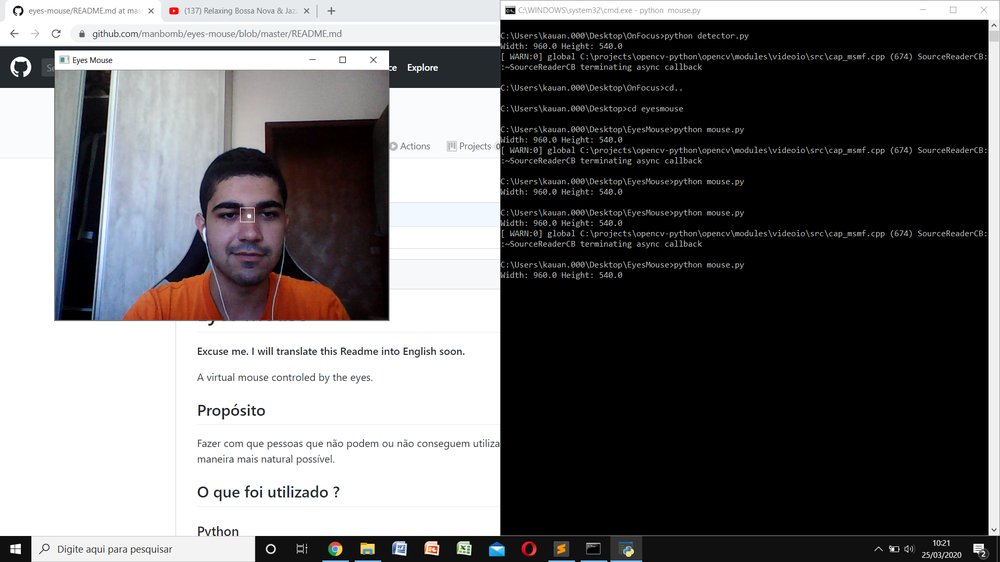
#> input picture prints.png, 1000 x 562 px, shrunk from 1920 x 1080 before the run, given in place of the camera
$ python mouse.py
#> lines starting #> are read from the running program, lines starting #| are printed output that depends on the picture; after the words box and inside, x2 and y2 are one past the last pixel; in counts of white or black regions, pixels touching at a corner belong together
import cv2
import numpy as np
import pyautogui as pa

captura = cv2.VideoCapture(0)

ct = 0
mmx = 0
mmy = 0

i_hist = np.zeros(3, dtype=int)

mx = np.zeros(6)
my = np.zeros(6)

s_width = pa.size().width
s_height = pa.size().height

print('Width: '+str(s_width/2)+' Height: '+str(s_height/2))
#> (this line was passed over: pyautogui is not available in this run)

pa.moveTo(s_width/2,s_height/2)
#> (this line was passed over: pyautogui is not available in this run)

def direct(image,i):
	nivel = i+1
	font                   = cv2.FONT_HERSHEY_SIMPLEX
	bottomLeftCornerOfText = (25,40*nivel)
	fontScale              = 1
	color             	   = (255,255,255)
	lineType               = 2

	if i == 0:
		#up
		cv2.putText(image, 'UP', bottomLeftCornerOfText, font, fontScale, color, lineType)
		pa.moveRel(0,-50)
	if i == 1:
		#down
		cv2.putText(image, 'DOWN', bottomLeftCornerOfText, font, fontScale, color, lineType)
		pa.moveRel(0,50)
	if i == 2:
		#left
		cv2.putText(image, 'RIGHT', bottomLeftCornerOfText, font, fontScale, color, lineType)
		pa.moveRel(50,0)
	if i == 3:
		#right
		cv2.putText(image, 'LEFT', bottomLeftCornerOfText, font, fontScale, color, lineType)
		pa.moveRel(-50,0)

	return image

while(True):
	ret, frame = captura.read()
#> frame is the input picture: shape (562, 1000, 3); mean B, G, R 106.8, 105.8, 106.8

	image = frame.copy()

	gray = cv2.cvtColor(image, cv2.COLOR_BGR2GRAY)
	gray = cv2.equalizeHist(gray)
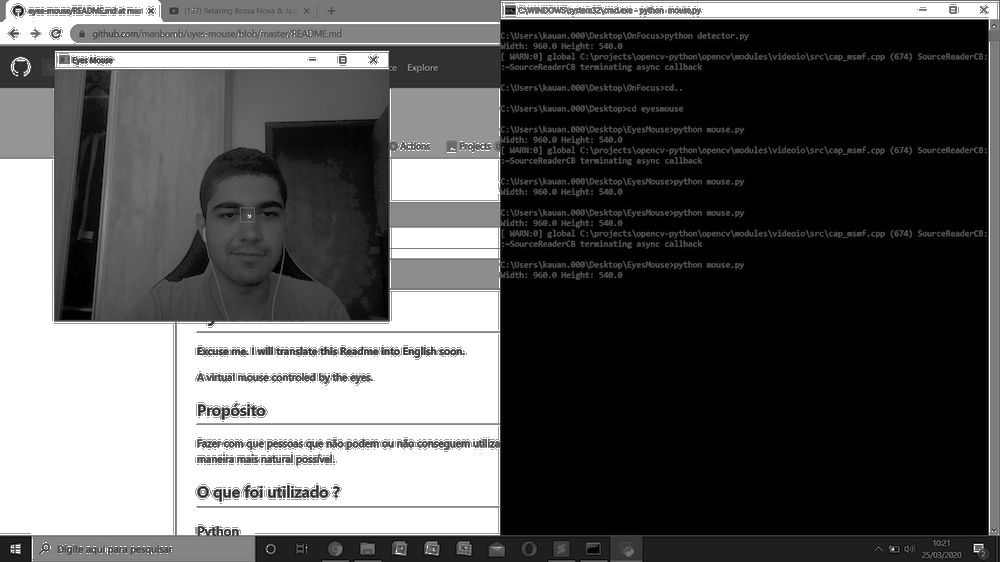
#> gray: shape (562, 1000); min 0, max 255, mean 88.8

	face_cascade = cv2.CascadeClassifier('haarcascade_frontalface_default.xml')
	faces  = face_cascade.detectMultiScale(gray, scaleFactor = 1.3, minNeighbors = 5)
#> faces = [[199, 175, 99, 99]]

	for (sx, sy, sw, sh) in faces:
		cv2.rectangle(gray, (sx, sy), ((sx + sw), (sy + sh)), (255, 255, 255), 2)

		'''
		roi = gray[sy:sy+sh,sx:sx+sw] # primeira abordagem
		roi = cv2.equalizeHist(roi)
		gray[sy:sy+sh,sx:sx+sw] = roi
		'''

		roi1 = gray[sy:sy+int(sh/2),sx:sx+int(sw/2)]
		roi2 = gray[sy:sy+int(sh/2),sx+int(sw/2):sx+sw]
		roi3 = gray[sy+int(sh/2):sy+sh,sx:sx+int(sw/2)]
		roi4 = gray[sy:sy+sh,sx+int(sw/2):sx+sw]

		roi1 = cv2.equalizeHist(roi1)
		roi2 = cv2.equalizeHist(roi2)
		roi3 = cv2.equalizeHist(roi3)
		roi4 = cv2.equalizeHist(roi4)

		gray[sy:sy+int(sh/2),sx:sx+int(sw/2)] = roi1
		gray[sy:sy+int(sh/2),sx+int(sw/2):sx+sw] = roi2
		gray[sy+int(sh/2):sy+sh,sx:sx+int(sw/2)] = roi3
		gray[sy:sy+sh,sx+int(sw/2):sx+sw] = roi4

		roi = gray[sy:sy+sh,sx:sx+sw]

		eye_cascade = cv2.CascadeClassifier('haarcascade_eye.xml')
		eyes  = eye_cascade.detectMultiScale(roi, scaleFactor = 1.1, minNeighbors = 7)

		eyes_ord = np.zeros((len(eyes),5), dtype=int)

		for i in range(len(eyes)):
			eyes_ord[i] = [int((eyes[i][0]**2)+(eyes[i][1]**2)),int(eyes[i][0]),int(eyes[i][1]),int(eyes[i][2]),int(eyes[i][3])]

		eyes_ord = eyes_ord[np.argsort(eyes_ord[:, 0])]

		if len(eyes_ord) >= 2:
			lim = 2
		else:
			lim = len(eyes_ord)

		eyes_ord = eyes_ord[0:lim,1:5]

		# [4 lines of commented-out code are left out]

		middle_point = np.zeros((lim,2), dtype=int)
		i = 0

		for (sxe, sye, swe, she) in eyes_ord:

			for ind in range(1,6):
				mx[ind] = mx[ind-1]
				my[ind] = my[ind-1]

			mx[0] = int(sxe+(swe/2)+sx)
			my[0] = int(sye+(she/2)+sy)

			if int(np.mean(mx)) > mmx+(sw*0.07) and ct>30:
				direct(image,3)
			if int(np.mean(my)) > mmy+(sh*0.07) and ct>30:
				direct(image,1)
			if int(np.mean(mx)) < mmx-(sw*0.07) and ct>30:
				direct(image,2)
			if int(np.mean(my)) < mmy-(sh*0.07) and ct>30:
				direct(image,0)

			cv2.rectangle(image, (int(mmx-(sw*0.07)), int(mmy-(sh*0.07))), (int(mmx+(sw*0.07)), int(mmy+(sh*0.07))), (255, 255, 255), 1)

			#print('MMX: '+str(mmx)+' | MMY: '+str(mmy))
			#print('mx: '+str(mx)+' | my: '+str(my))

			middle_point[i] = [np.mean(mx),np.mean(my)]
			sxe = sxe+sx
			sye = sye+sy
			cv2.rectangle(image, (int(np.mean(mx)), int(np.mean(my))), ((int(np.mean(mx)) + 4), (int(np.mean(my)) + 4)), (255, 255, 255), 2)
			#cv2.rectangle(image, (sxe, sye), ((sxe + swe), (sye + she)), (255, 255, 255), 2) #olhos

			i = i+1

		#print(middle_point)

		for ind in range(1,3):
			i_hist[ind] = i_hist[ind-1]

		i_hist[0] = i

		if i_hist[0] != 0 and i_hist[1] == 0 and i_hist[2] != 0:
			pa.click(clicks=2)

		print(i_hist);

		if ct%2 == 0 and i != 0:
			mmx = int(np.mean(middle_point[:,0]))
			mmy = int(np.mean(middle_point[:,1]))
#> this loop made 1 pass
#> (sx, sy, sw, sh, eyes_ord, lim) on pass 1: (199, 175, 99, 99, [[60, 30, 22, 22]], 1)
#| [1 0 0]
#> pass 1, `roi1 = gray[sy:sy+int(sh/2),sx:sx+int(sw/2)]`:
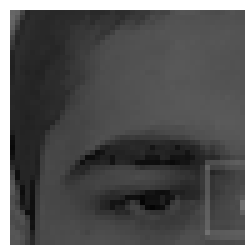
#> roi1: shape (49, 49) (shown 5 times larger); min 4, max 255, mean 79.5
#> pass 1, `roi2 = gray[sy:sy+int(sh/2),sx+int(sw/2):sx+sw]`:
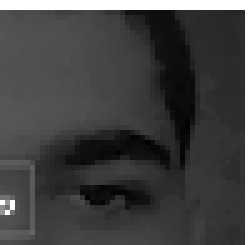
#> roi2: shape (49, 50) (shown 5 times larger); min 0, max 255, mean 66.7
#> pass 1, `roi3 = gray[sy+int(sh/2):sy+sh,sx:sx+int(sw/2)]`:
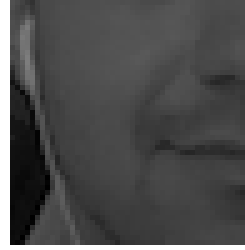
#> roi3: shape (50, 49) (shown 5 times larger); min 0, max 255, mean 76.9
#> pass 1, `roi4 = gray[sy:sy+sh,sx+int(sw/2):sx+sw]`:
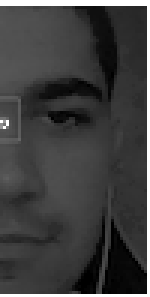
#> roi4: shape (99, 50) (shown 3 times larger); min 0, max 255, mean 63.6
#> after the loop:
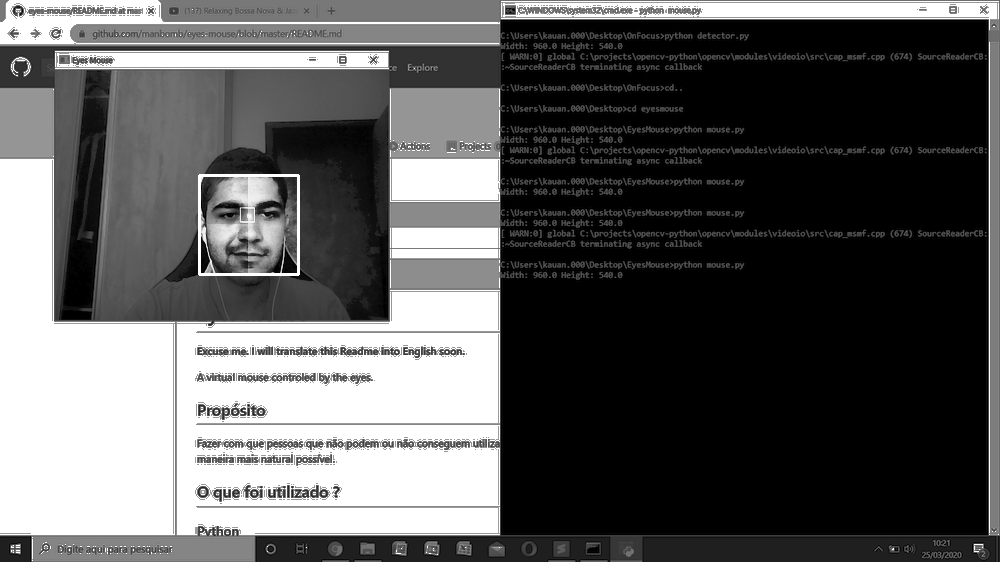
#> gray: shape (562, 1000); 1.8% of pixels changed, all inside (x1, y1, x2, y2) = (198, 174, 300, 276)
#> after the loop: image: shape (562, 1000, 3); under 0.01% of pixels changed, all inside (x1, y1, x2, y2) = (0, 0, 51, 37)
#> after the loop:
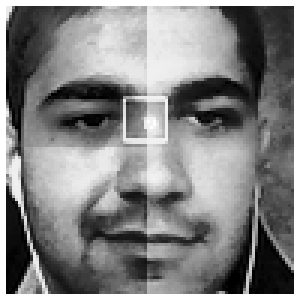
#> roi: shape (99, 99) (shown 3 times larger); min 0, max 255, mean 129.6
#> after the loop, i_hist = [1, 0, 0]; mx = [270, 0, 0, 0, 0, 0]; my = [216, 0, 0, 0, 0, 0]; sxe = 259; sye = 205

		#cv2.rectangle(gray, (int(0.95*mmx), int(0.95*mmy)), (int(mmx*1.05), int(mmy*1.05)), (255, 255, 255), 2)

	cv2.imshow("Eyes Mouse", image)

	k = cv2.waitKey(30) & 0xff
#> (key Esc is pressed here)
	if k == 27:
		break

	ct = ct + 1
